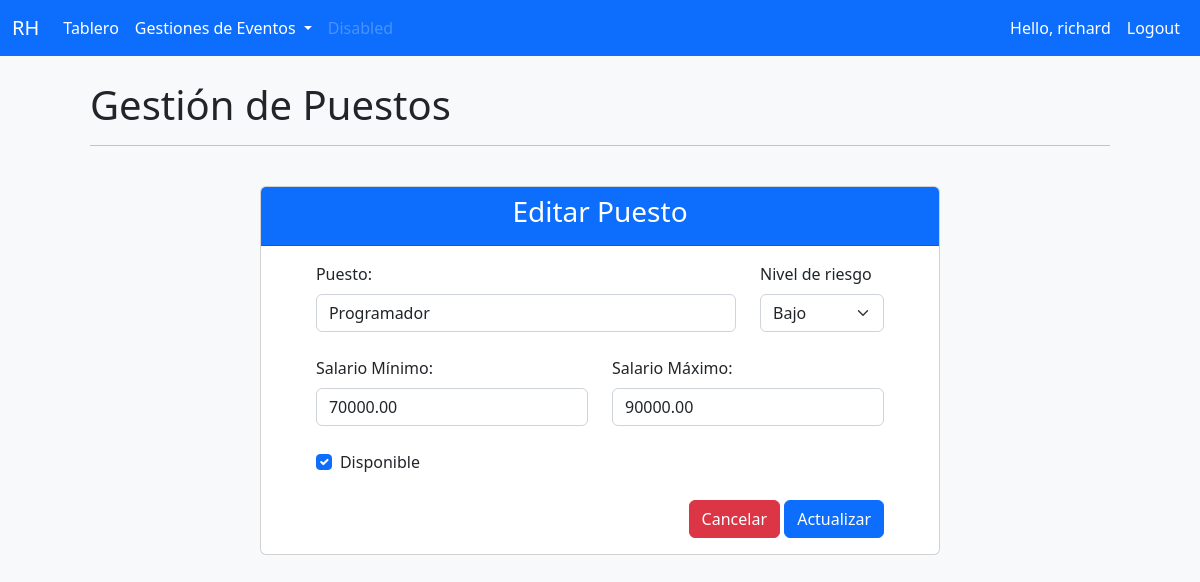
The page /Editarpuesto/12/ (signed in) on the database its author committed.
### msrh/models.py (models this page shows, shortened)
class Puesto(models.Model):
    NIVELRIESGO ={
        ('Alto', 'Alto'),
        ('Medio', 'Medio'),
        ('Bajo', 'Bajo'),
    }
    id = models.AutoField(auto_created=True ,primary_key= True, serialize=False,verbose_name='ID')
    puesto =  models.CharField(max_length=50, null=True, verbose_name='Puesto')
    nivelRiesgo = models.CharField(max_length=5, null=True, choices=NIVELRIESGO, verbose_name='Nivel Riesgo')
    nivelMinimoSalario = models.DecimalField(max_digits=10, decimal_places=2, verbose_name='Salario Mínimo')
    nivelMaximoSalario = models.DecimalField(max_digits=10, decimal_places=2, verbose_name='Salario Máximo')
    estado = models.BooleanField(default=False)

### msrh/decorators.py (the view)
        def wrapper_func(request, *args, **kwargs):
            group = None
            if request.user.groups.exists():
                group = request.user.groups.all()[0].name
            if group in allowed_roles:
                return view_func(request, *args, **kwargs)
            else:
                return HttpResponse('No estas autorizado para ver la pagina')

### msrh/forms.py
class PuestoForm(forms.ModelForm):
    class Meta:
        model = Puesto
        fields = '__all__' #['']
        widgets = {
            'puesto': forms.TextInput(attrs={'class': 'form-control ', 'placeholder':'Ej:. Programador...'}),
            'nivelRiesgo': forms.Select(attrs={'class':'form-select'}),
            'nivelMinimoSalario': forms.NumberInput(attrs={'class':'form-control', 'placeholder':'$ 0.00'}),
            'nivelMaximoSalario': forms.NumberInput(attrs={'class':'form-control', 'placeholder':'$ 0.00'}),
            'estado': forms.CheckboxInput(attrs={'class':'form-check-input', 'Disponible':'$ 0.00'}),
        }

### msrh/views.py (called while the page is built)
@login_required(login_url='login')
@allowed_users(allowed_roles=['admin'])
def update_Puesto(request, pk):
    pk = str(pk)
    try:
        puesto = Puesto.objects.get(id=pk)
    except Puesto.DoesNotExist:
        return redirect('/puesto')
    form = PuestoForm(request.POST or None, instance=puesto)
    if form.is_valid():
        form.save()
        return redirect('/puesto')
    context = {'form':form, 'puesto':puesto}
    return render(request, 'msrh/CRUD/Editarpuesto.html', context)

### msrh/templates/msrh/CRUD/Editarpuesto.html (shortened to what this page needs)
{% extends 'msrh/main.html' %}
{% block content %}
<h1>Gestión de Puestos</h1>
<hr>
<br>
<div class="card col-md-8 offset-md-2">
    <div class="card-header text-center bg-primary text-white">
     <h3>Editar Puesto</h3>
    </div>
    <div class="card-body  ">
        <div class="container col-md-7 col-lg-11">
        <form  method="POST">
            <div class="row g-4">
                <div class="col-md-9">
                    <label for="puesto" class="form-label">Puesto: </label>
                    {{form.puesto}}
                </div>
                <div class="col-3">
                    <label for="inputState" class="form-label">Nivel de riesgo</label>
                    {{form.nivelRiesgo}}
                </div>
            </div>
            <br>
                <div class="row g-4">
                    <div class="col-6">
                        <label for="puesto" class="form-label">Salario Mínimo: </label>
                        {{form.nivelMinimoSalario}}
                    </div>
                    <div class="col-6">
                        <label for="puesto" class="form-label">Salario Máximo: </label>
                        {{form.nivelMaximoSalario}}
                    </div>
                </div>
                <br>
                <div class="form-check">
                    {{form.estado}}
                    <label class="form-check-label" for="">Disponible</label>
                </div>
                <br>
            <div class="modal-footer">
                <div class="bd-example">
            <a href="{% url 'puesto' %}" type="button" class="btn btn-danger">Cancelar</a>
            <button class="btn btn-primary" type="submit">Actualizar</button>
        </div>
            </div>
        </form>
    </div>
    </div>
  </div>
{% endblock %}

### msrh/templates/msrh/navbar/navbarADMIN.html (shortened to what this page needs)
{% load static %}
<nav class="navbar navbar-expand-lg navbar-dark bg-primary fixed-top">
    <div class="container-fluid">
      <a class="navbar-brand" href="#">RH</a>
      <div class="collapse navbar-collapse" id="navbarSupportedContent">
        <ul class="navbar-nav me-auto mb-2 mb-lg-0">
          <li class="nav-item">
            <a class="nav-link active" aria-current="page" href="{% url 'home' %}">Tablero</a>
          </li>
          {% if request.user.is_staff %}
          <li class="nav-item dropdown" >
            <a class="nav-link dropdown-toggle active" href="#" role="button" data-bs-toggle="dropdown" aria-expanded="false">
              Gestiones de Eventos
            </a>
          </li>
        {% endif %}
          <li class="nav-item">
            <a class="nav-link disabled">Disabled</a>
          </li>
        </ul>
        <div class="d-flex" >
          <ul class="navbar-nav me-auto mb-2 mb-lg-0">
            <li class="nav-item">
              <span class="nav-link active">Hello, {{request.user}}</span>
            </li>
            <li class="nav-item">
              <a class="nav-link active" aria-current="page" href="{% url 'logout' %}">Logout</a>
            </li>
          </ul>
        </div>
      </div>
    </div>
  </nav>

### rows shown on the page
Puesto: puesto "Programador", nivelRiesgo "Bajo", nivelMinimoSalario "70000.00", nivelMaximoSalario "90000.00", estado "☑"

### other values the page prints
{{ request.user }} "richard"
